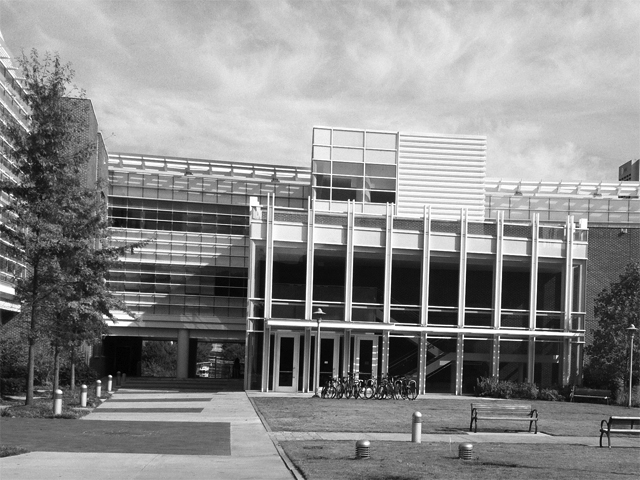
%> input picture ps4_matlab/input/transA.jpg, 640 x 480 px
$ octave ps4.m   (GNU Octave 9; MATLAB toolbox functions it lacks are replaced by stand-ins)
%> lines starting %> are read from the running program, lines starting %| are printed output that depends on the picture
### ps4_matlab/gaussian_gradient.m
%% return x-derivative and y-derivative of input image
function [img_x,img_y] = gaussian_gradient(img,g_size ,sigma)
    x = (-floor(g_size/2)):floor(g_size/2);
    H = fspecial('gaussian',g_size,sigma);
    H_x = H.*(repmat(-x./(sigma^2),g_size,1)); % x gaussian derivative kernel
    H_y = H.*(repmat(-x'./(sigma^2),1,g_size)); % y gaussian derivative kernel
    img_x = imfilter(img,H_x);
%     img_x = conv2(img,H_x);
    img_y = imfilter(img,H_y);
end

### ps4_matlab/ps4.m
%% ps4

% first, make sure your current directory is where this script is
% then add to path all functions essential to this project
addpath(genpath('../utilities'));


%% Part 1 : Harris corners

transA = double(imread('./input/transA.jpg'))/255;
%> transA: size 480x640 double; min 0, max 1, mean 0.545
transB = double(imread('./input/transB.jpg'))/255;
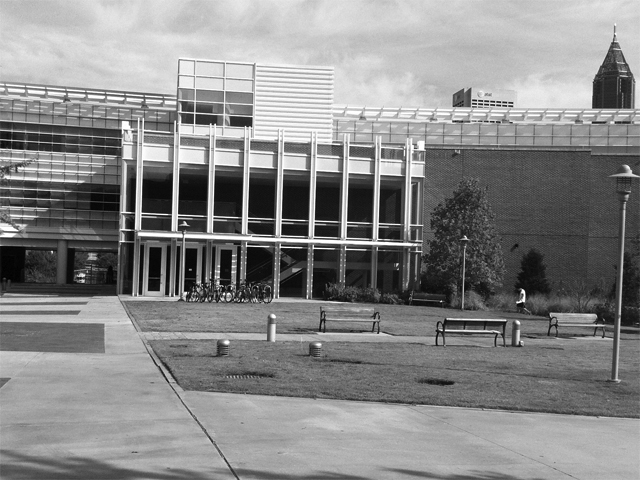
%> input picture ps4_matlab/input/transB.jpg, 640 x 480 px
%> transB: size 480x640 double; min 0, max 1, mean 0.532
simA =  double(imread('./input/simA.jpg'))/255;
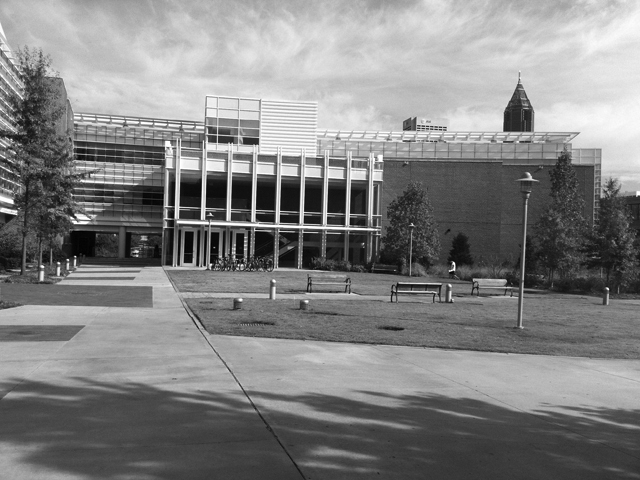
%> input picture ps4_matlab/input/simA.jpg, 640 x 480 px
%> simA: size 480x640 double; min 0, max 1, mean 0.512
simB =  double(imread('./input/simB.jpg'))/255;
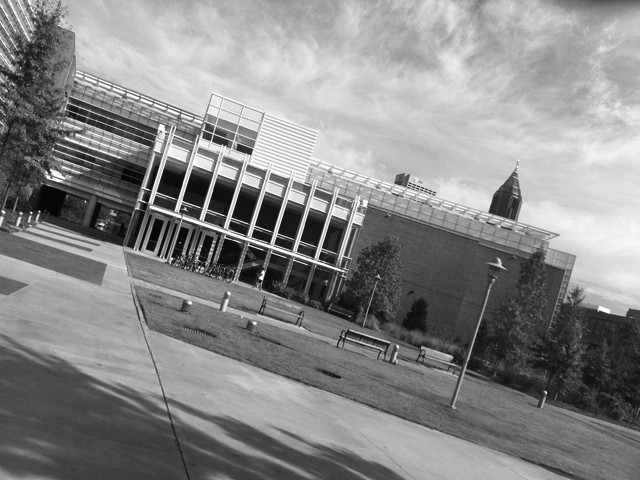
%> input picture ps4_matlab/input/simB.jpg, 640 x 480 px
%> simB: size 480x640 double; min 0, max 1, mean 0.533

g_size = 7;
sigma = 1.5;

[transA_x, transA_y] = gaussian_gradient(transA,g_size,sigma);
%> in gaussian_gradient, `img_x = imfilter(img,H_x);`:
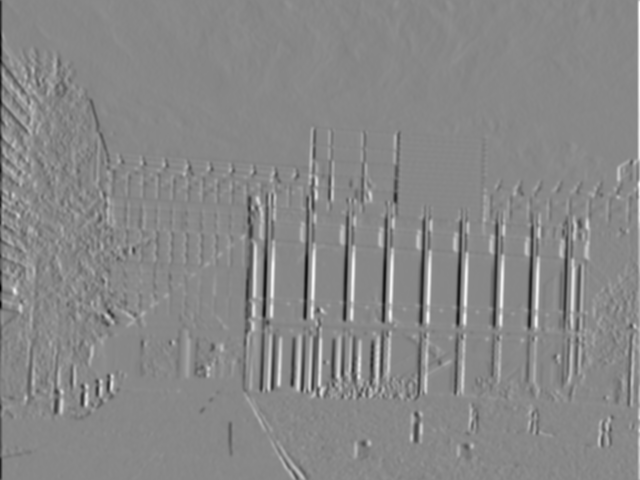
%> img_x: size 480x640 double; min -0.242, max 0.211, mean -1.36e-05; drawn with min black and max white
%> in gaussian_gradient, `img_y = imfilter(img,H_y);`:
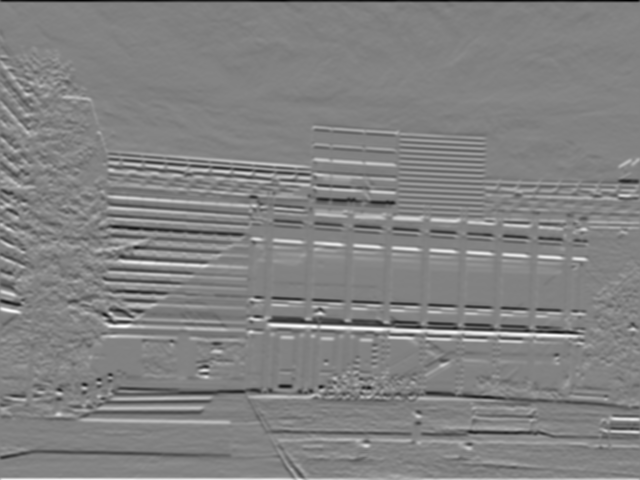
%> img_y: size 480x640 double; min -0.206, max 0.197, mean 0.000185; drawn with min black and max white
[transB_x, transB_y] = gaussian_gradient(transB,g_size,sigma);
%> call 2 of gaussian_gradient, with g_size = 7, sigma = 1.5
%> in gaussian_gradient (call 2), `img_x = imfilter(img,H_x);`:
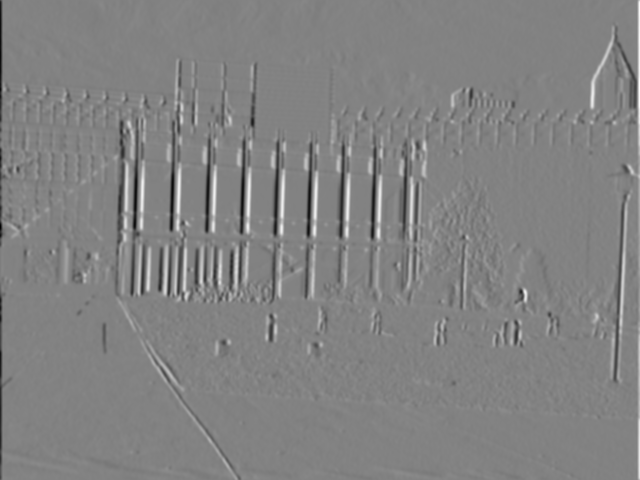
%> img_x: size 480x640 double; min -0.228, max 0.218, mean 2.41e-05; drawn with min black and max white
%> in gaussian_gradient (call 2), `img_y = imfilter(img,H_y);`:
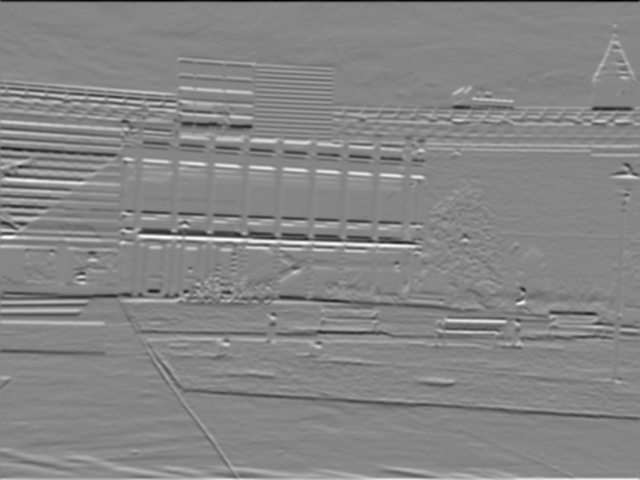
%> img_y: size 480x640 double; min -0.219, max 0.198, mean 0.00034; drawn with min black and max white
%> (the run ends here)
